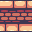

Below is a game level as drawn by its tile map, then a one-line description and the .tmx file that defines it, in full:
An orthogonal 1x1 tile map with 32x32 px tiles, 1 tile layer (Tile Layer 1).

<map version="1.5" tiledversion="1.7.2" orientation="orthogonal" renderorder="right-down" width="1" height="1" tilewidth="32" tileheight="32" infinite="0" nextlayerid="2" nextobjectid="1">
 <tileset firstgid="1" source="Terrain (32x32).tsx" />
 <layer id="1" name="Tile Layer 1" width="1" height="1">
  <data encoding="csv">
98
</data>
 </layer>
</map>
